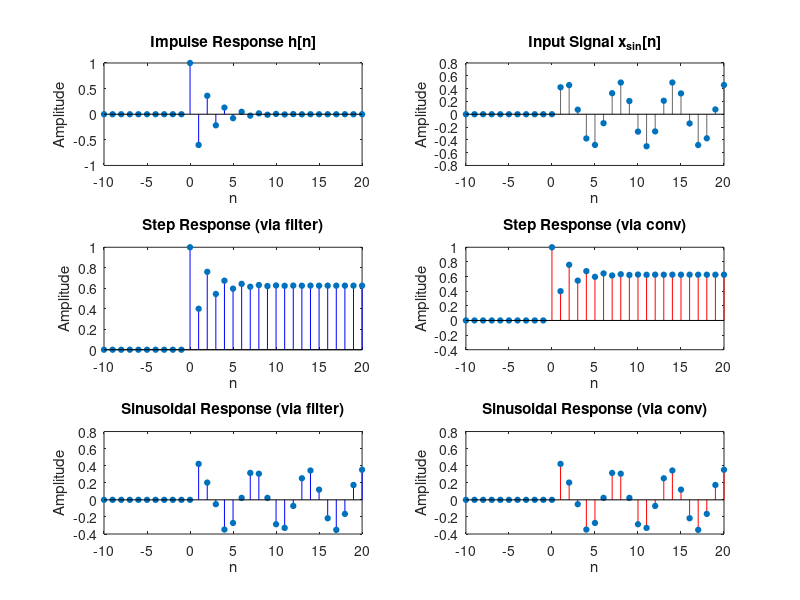
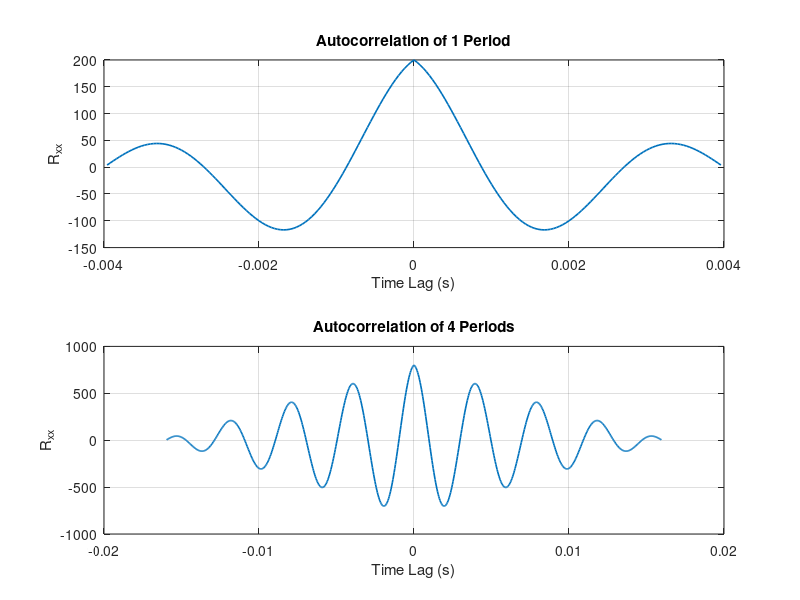
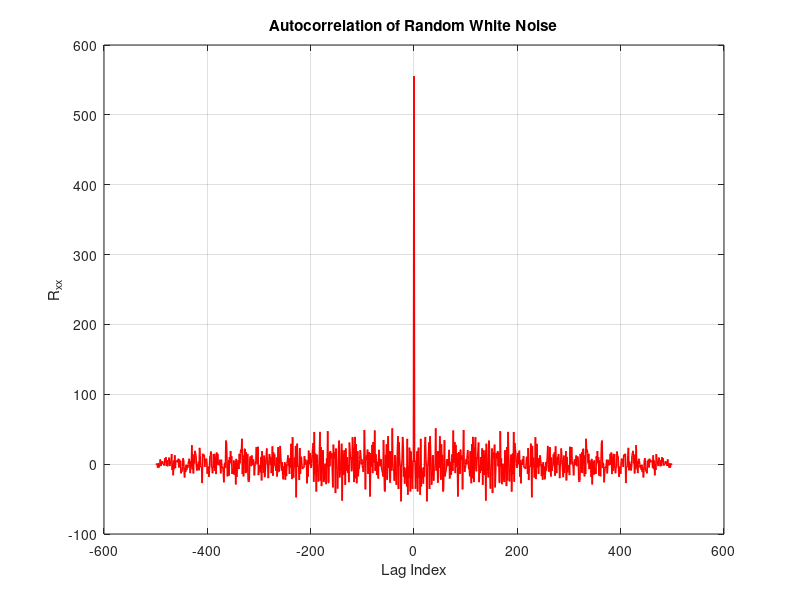
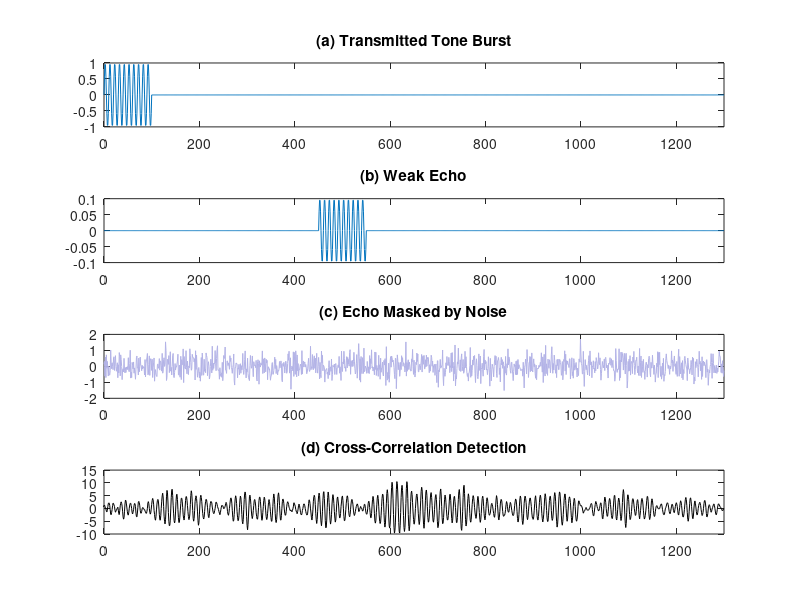

These charts were generated, in order, by the following MATLAB code:
% Lab Exercise 1: System Responses
clear; clc; close all;

n = -10:20;
u = [zeros(1, 10), ones(1, 21)]; 
impulse = [zeros(1, 10), 1, zeros(1, 20)]; 
x_sin = 0.5 * sin(n) .* u;
b = 1;
a = [1, 0.6];
h = filter(b, a, impulse);
y_step_filt = filter(b, a, u);
y_sin_filt = filter(b, a, x_sin);
kmin = n(1) + n(1); 
kmax = n(end) + n(end);
k = kmin:kmax;
y_step_conv = conv(u, h);
y_sin_conv = conv(x_sin, h);

fig1 = figure; 
subplot(3, 2, 1);
stem(n, h, 'filled', 'MarkerSize', 4, 'Color', 'b');
title('Impulse Response h[n]');
xlabel('n'); ylabel('Amplitude');
xlim([-10 20]);
subplot(3, 2, 2);
stem(n, x_sin, 'filled', 'MarkerSize', 4, 'Color', [0.4 0.4 0.4]);
title('Input Signal x_{sin}[n]');
xlabel('n'); ylabel('Amplitude');
xlim([-10 20]);
subplot(3, 2, 3);
stem(n, y_step_filt, 'filled', 'MarkerSize', 4, 'Color', 'b');
title('Step Response (via filter)');
xlabel('n'); ylabel('Amplitude');
xlim([-10 20]);
subplot(3, 2, 4);
stem(k, y_step_conv, 'filled', 'MarkerSize', 4, 'Color', 'r');
title('Step Response (via conv)');
xlabel('n'); ylabel('Amplitude');
xlim([-10 20]); 
subplot(3, 2, 5);
stem(n, y_sin_filt, 'filled', 'MarkerSize', 4, 'Color', 'b');
title('Sinusoidal Response (via filter)');
xlabel('n'); ylabel('Amplitude');
xlim([-10 20]);
subplot(3, 2, 6);
stem(k, y_sin_conv, 'filled', 'MarkerSize', 4, 'Color', 'r');
title('Sinusoidal Response (via conv)');
xlabel('n'); ylabel('Amplitude');
xlim([-10 20]); 
saveas(fig1, 'fig_01.png');

% Post-Lab Work 1 & 2: Autocorrelation of Sine Waves
T = 4e-3;
tstep = T / 100;
t1 = tstep : tstep : T;
x1 = 2 * cos(2 * pi * t1 / T);
[rxx1, lags1] = xcorr(x1);
t2 = tstep : tstep : 4*T;
x2 = 2 * cos(2 * pi * t2 / T);
[rxx2, lags2] = xcorr(x2);

fig2 = figure;
subplot(2, 1, 1);
plot(lags1 * tstep, rxx1, 'LineWidth', 1.2);
title('Autocorrelation of 1 Period');
xlabel('Time Lag (s)'); ylabel('R_{xx}');
grid on;
subplot(2, 1, 2);
plot(lags2 * tstep, rxx2, 'LineWidth', 1.2);
title('Autocorrelation of 4 Periods');
xlabel('Time Lag (s)'); ylabel('R_{xx}');
grid on;
saveas(fig2, 'fig_02.png');

% Post-Lab Work 3: Autocorrelation of White Noise
N_samples = 500;
noise = randn(1, N_samples);
[rxx_noise, lags_noise] = xcorr(noise);

fig3 = figure;
plot(lags_noise, rxx_noise, 'r', 'LineWidth', 1.2);
title('Autocorrelation of Random White Noise');
xlabel('Lag Index'); ylabel('R_{xx}');
grid on;
saveas(fig3, 'fig_03.png');

% Post-Lab Work 4: Radar Target Detection
n_rad = 0:1300;
tx_burst = sin(0.2 * pi * (0:100));
tx_signal = [tx_burst, zeros(1, length(n_rad) - length(tx_burst))];
delay = 450;
echo_weak = 0.1 * tx_burst;
rx_clean = [zeros(1, delay), echo_weak, zeros(1, length(n_rad) - delay - length(echo_weak))];
noise_lvl = 0.5;
rx_noisy = rx_clean + noise_lvl * randn(1, length(n_rad));
[rxy, lags_xy] = xcorr(rx_noisy, tx_signal);

fig4 = figure; 
subplot(4, 1, 1);
plot(n_rad, tx_signal);
title('(a) Transmitted Tone Burst');
xlim([0 1300]);
subplot(4, 1, 2);
plot(n_rad, rx_clean);
title('(b) Weak Echo');
xlim([0 1300]);
subplot(4, 1, 3);
plot(n_rad, rx_noisy, 'Color', [0.7 0.7 0.9]);
title('(c) Echo Masked by Noise');
xlim([0 1300]);
subplot(4, 1, 4);
plot(lags_xy, rxy, 'k');
title('(d) Cross-Correlation Detection');
xlim([0 1300]);
saveas(fig4, 'fig_04.png');
